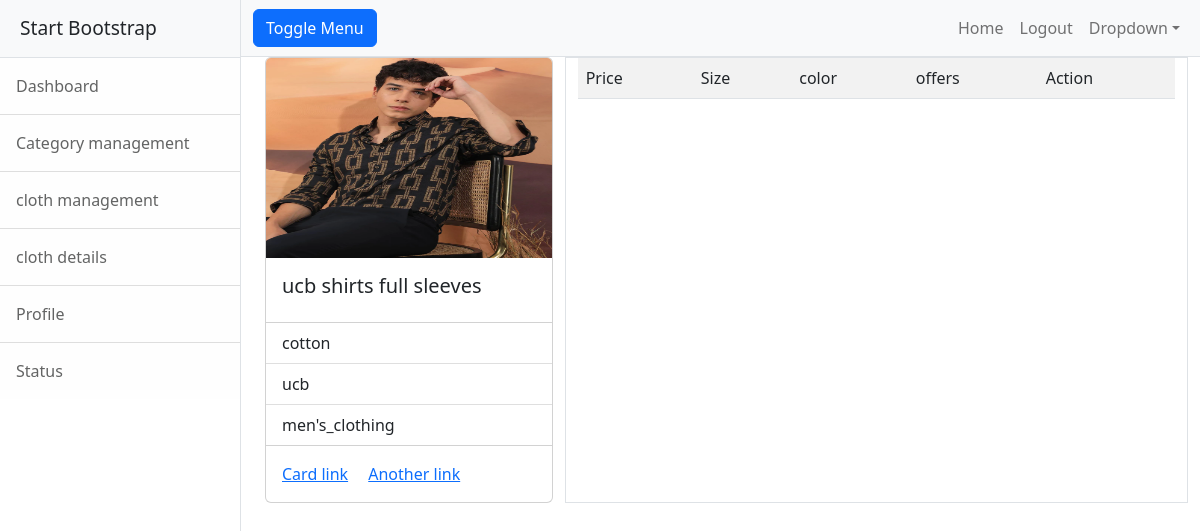
/cloths/1/, run on the app's committed database.
### yousta/models.py (models this page shows, shortened)
class Cloths(models.Model):
    name=models.CharField(max_length=200)#ucb shirt
    options=(
        ("linen","linen"),
        ("cotton","cotton"),
        ("satin","satin"),
        ("nylon","nylon"),
        ("polyster","polyster"),
        ("silk","silk")
    )
    material=models.CharField(max_length=200,choices=options,default="cotton")
    image=models.ImageField(upload_to="images")
    brand=models.CharField(max_length=200)
    category=models.ForeignKey(Category,null=True,on_delete=models.SET_NULL)

class Category(models.Model):
    name=models.CharField(max_length=200,unique=True)
    is_active=models.BooleanField(default=True)
    def __str__(self):
        return self.name

### yousta/views.py (the view)
# urls.py: path("cloths/<int:pk>/",ClothDetailView.as_view(),name="cloth-detail"),
class ClothDetailView(DetailView):
    template_name="yousta/cloth_detail.html"
    model=Cloths
    context_object_name="cloth"

### yousta/templates/yousta/cloth_detail.html (shortened to what this page needs)
{%extends 'yousta/base.html'%}
{%block body_block%}
<div class="container">
  <div class="row">
      <div class="col-4">
          <div class="card" style="width:100%">
              <img src="{{cloth.image.url}}" class="card-img-top" alt="..." height="200px">
              <div class="card-body">
                <h5 class="card-title">{{cloth.name}}</h5>
              </div>
              <ul class="list-group list-group-flush">
                <li class="list-group-item">{{cloth.material}}</li>
                <li class="list-group-item">{{cloth.brand}}</li>
                <li class="list-group-item">{{cloth.category}}</li>
              </ul>
              <div class="card-body">
                <a href="#" class="card-link">Card link</a>
                <a href="#" class="card-link">Another link</a>
              </div>
            </div>
      </div>
      <div class="col-8 border boredr-dark">
         <table class="table table-striped">
          <tr>
              <td>Price</td>
              <td>Size</td>
              <td>color</td>
              <td>offers</td>
              <td>Action</td>
          </tr>
         </table>
      </div>
  </div>
</div>
{%endblock%}

### data on the page
Cloths: image (picture), name "ucb shirts full sleeves", material "cotton", brand "ucb", category "men's_clothing"
